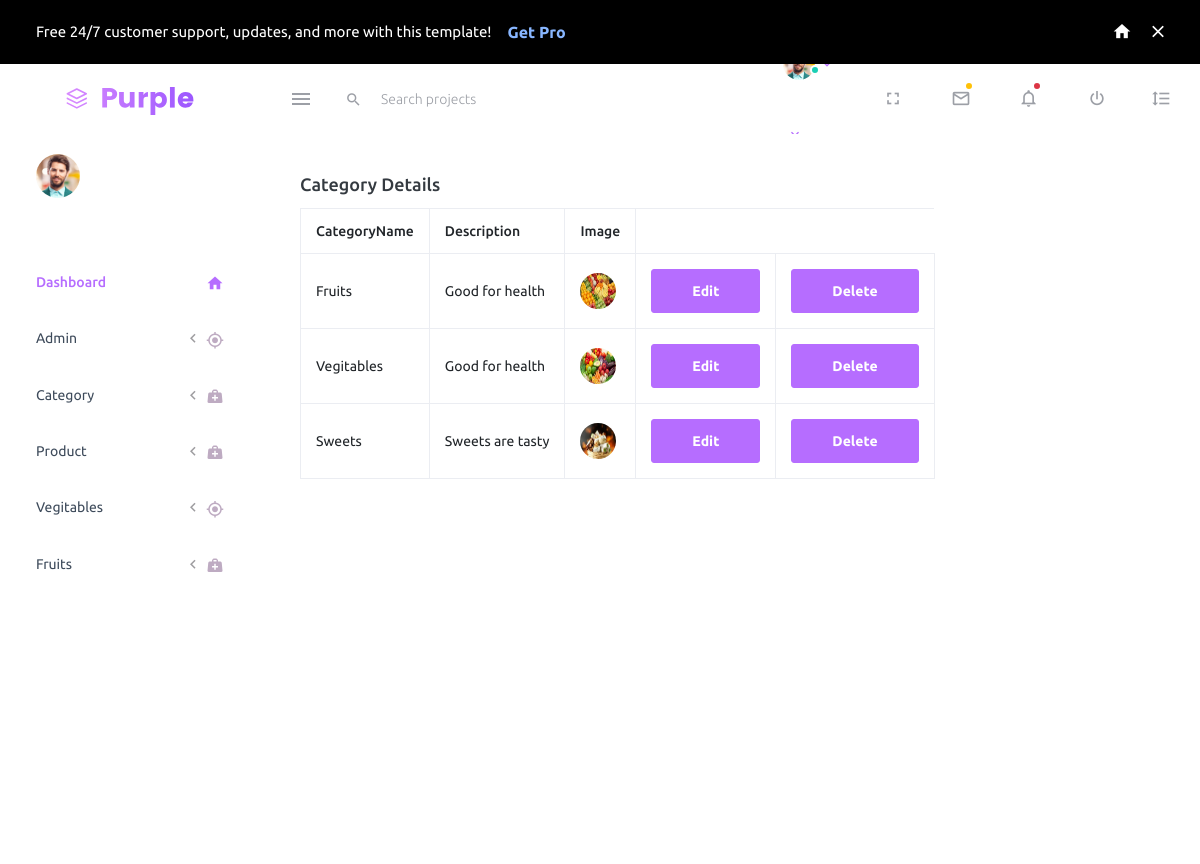
/Myapp/displaycategory/, run on the app's committed database.
### Myapp/models.py (models this page shows)
class categorydb(models.Model):
    CategoryName = models.CharField(max_length=50, null=True, blank=True)
    Description = models.CharField(max_length=500, null=True, blank=True)
    Image = models.ImageField(upload_to="profile")

### Myapp/views.py (the view)
# urls.py: path('displaycategory/',views.displaycategory,name='displaycategory'),
def displaycategory(request):
    data = categorydb.objects.all()
    return render(request,'displaycategory.html',{'data':data})

### Myapp/templates/displaycategory.html (shortened to what this page needs)
<!DOCTYPE html>
{% extends 'index.html' %}
{% block content %}
<html lang="en">
<head>
</head>
<body>
 <div class="card">
                  <div class="card-body">
                    <h4 class="card-title">Category Details</h4>
                    <table class="table table-bordered">
                      <thead>
                        <tr>
                          <th> CategoryName </th>
                          <th> Description </th>
                          <th> Image </th>
                        </tr>
                      </thead>
                        {% for i in data %}
                         <tr>
                            <td> {{i.CategoryName}} </td>
                            <td>{{i.Description}}</td>
                            <td> <img src="{{ i.Image.url }}" width="50px" height="50px"></td>
                             <td>
                                  <form action="{% url 'editcategorypage'  dataid=i.id %}">
                                   <button type="submit" class="btn btn-primary">Edit</button>
                                 </form>
                                </td>
                              <td>
                                  <form action="{% url 'deletecategory'  dataid=i.id %}">
                                   <button type="submit" class="btn btn-primary">Delete</button>
                                 </form>
                                </td>
                         </tr>
                        {% endfor %}
                    </table>
                  </div>
                </div>
</body>
</html>
{% endblock %}

### data on the page
categorydb: CategoryName "Fruits", Description "Good for health", Image (picture)
categorydb: CategoryName "Vegitables", Description "Good for health", Image (picture)
categorydb: CategoryName "Sweets", Description "Sweets are tasty", Image (picture)
